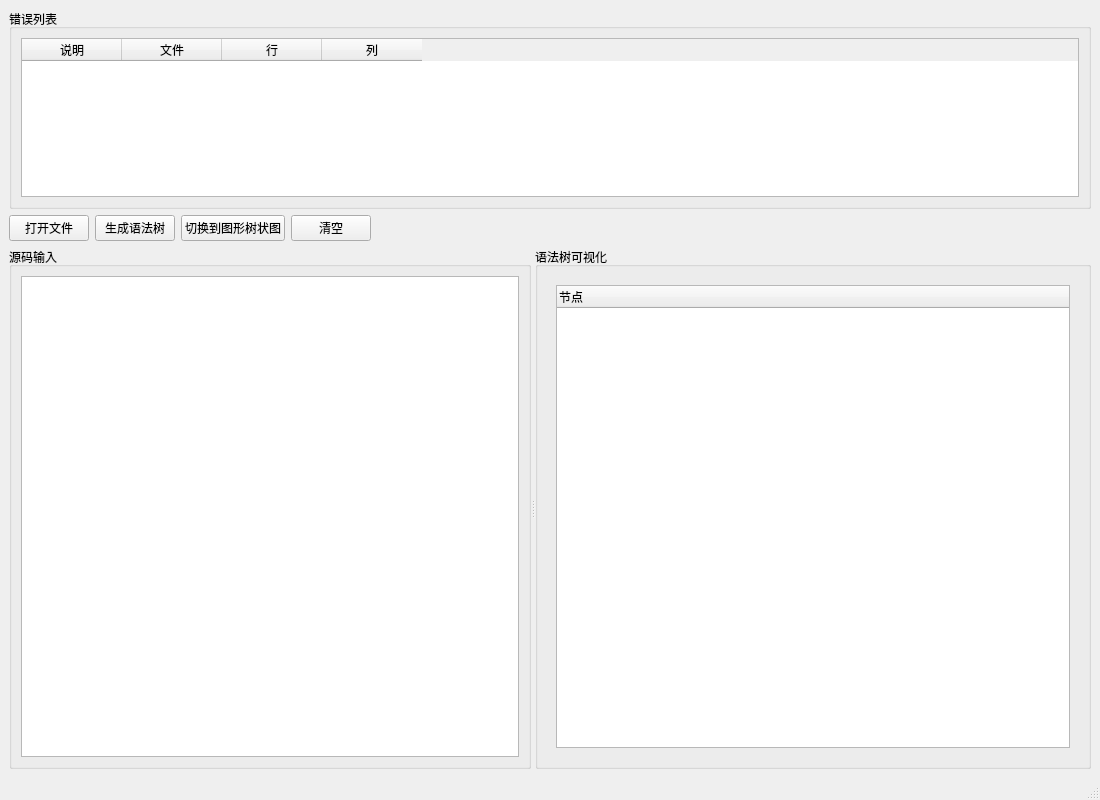
<?xml version="1.0" encoding="UTF-8"?>
<ui version="4.0">
 <class>MainWindow</class>
 <widget class="QMainWindow" name="MainWindow">
  <property name="geometry">
   <rect>
    <x>0</x>
    <y>0</y>
    <width>1100</width>
    <height>800</height>
   </rect>
  </property>
  <property name="windowTitle">
   <string>TINY 扩充语言语法树生成器</string>
  </property>
  <widget class="QWidget" name="centralwidget">
   <layout class="QVBoxLayout" name="verticalLayout">
    <item>
     <widget class="QGroupBox" name="groupBoxErrors">
      <property name="maximumSize">
       <size>
        <width>16777215</width>
        <height>200</height>
       </size>
      </property>
      <property name="title">
       <string>错误列表</string>
      </property>
      <layout class="QVBoxLayout" name="verticalLayout_4">
       <item>
        <widget class="QTableWidget" name="tableErrors">
         <column>
          <property name="text">
           <string>说明</string>
          </property>
         </column>
         <column>
          <property name="text">
           <string>文件</string>
          </property>
         </column>
         <column>
          <property name="text">
           <string>行</string>
          </property>
         </column>
         <column>
          <property name="text">
           <string>列</string>
          </property>
         </column>
        </widget>
       </item>
      </layout>
     </widget>
    </item>
    <item>
     <layout class="QHBoxLayout" name="horizontalLayout">
      <item>
       <widget class="QPushButton" name="btnOpen">
        <property name="text">
         <string>打开文件</string>
        </property>
       </widget>
      </item>
      <item>
       <widget class="QPushButton" name="btnParse">
        <property name="text">
         <string>生成语法树</string>
        </property>
       </widget>
      </item>
      <item>
       <widget class="QPushButton" name="btnSwitchView">
        <property name="text">
         <string>切换到图形树状图</string>
        </property>
       </widget>
      </item>
      <item>
       <widget class="QPushButton" name="btnClear">
        <property name="text">
         <string>清空</string>
        </property>
       </widget>
      </item>
      <item>
       <spacer name="horizontalSpacer">
        <property name="orientation">
         <enum>Qt::Orientation::Horizontal</enum>
        </property>
        <property name="sizeHint" stdset="0">
         <size>
          <width>40</width>
          <height>20</height>
         </size>
        </property>
       </spacer>
      </item>
     </layout>
    </item>
    <item>
     <widget class="QSplitter" name="splitter_h">
      <property name="orientation">
       <enum>Qt::Orientation::Horizontal</enum>
      </property>
      <widget class="QGroupBox" name="groupBox">
       <property name="title">
        <string>源码输入</string>
       </property>
       <layout class="QVBoxLayout" name="verticalLayout_2">
        <item>
         <widget class="QPlainTextEdit" name="textEditSource">
          <property name="enabled">
           <bool>true</bool>
          </property>
          <property name="font">
           <font>
            <family>Consolas</family>
            <pointsize>10</pointsize>
           </font>
          </property>
         </widget>
        </item>
       </layout>
      </widget>
      <widget class="QGroupBox" name="groupBox_2">
       <property name="title">
        <string>语法树可视化</string>
       </property>
       <layout class="QVBoxLayout" name="verticalLayout_3">
        <item>
         <widget class="QStackedWidget" name="stackedWidget">
          <property name="currentIndex">
           <number>0</number>
          </property>
          <widget class="QWidget" name="pageList">
           <layout class="QVBoxLayout" name="verticalLayout_5">
            <item>
             <widget class="QTreeWidget" name="treeWidget">
              <column>
               <property name="text">
                <string>节点</string>
               </property>
              </column>
             </widget>
            </item>
           </layout>
          </widget>
          <widget class="QWidget" name="pageGraph">
           <layout class="QVBoxLayout" name="verticalLayout_6">
            <item>
             <widget class="QGraphicsView" name="graphicsView">
              <property name="renderHints">
               <set>QPainter::RenderHint::Antialiasing|QPainter::RenderHint::SmoothPixmapTransform|QPainter::RenderHint::TextAntialiasing</set>
              </property>
             </widget>
            </item>
           </layout>
          </widget>
         </widget>
        </item>
       </layout>
      </widget>
     </widget>
    </item>
   </layout>
  </widget>
  <widget class="QMenuBar" name="menubar">
   <property name="geometry">
    <rect>
     <x>0</x>
     <y>0</y>
     <width>1100</width>
     <height>22</height>
    </rect>
   </property>
  </widget>
  <widget class="QStatusBar" name="statusbar"/>
 </widget>
 <resources/>
 <connections/>
</ui>
